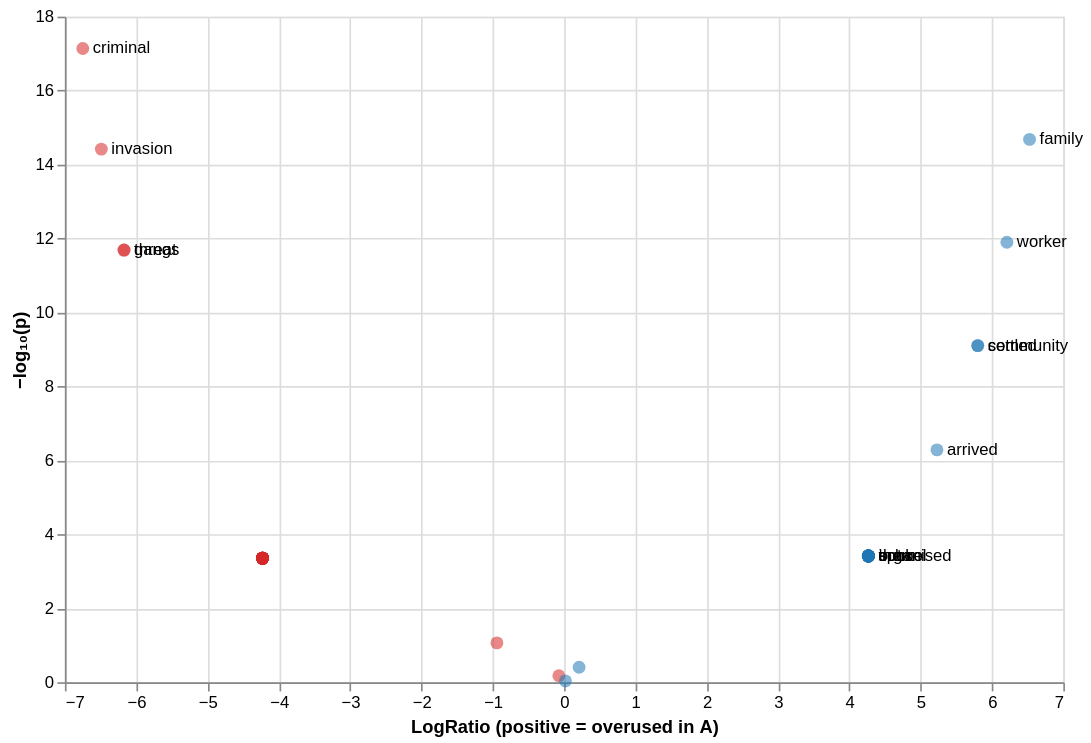

The code cell stored with this chart in its notebook:
### Markdown cell above
### 4a. Volcano plot

x-axis is the LogRatio effect size, y-axis is significance. Top terms get labelled.

### Code cell
keyness.plot()

### Figure 1 — Vega-Lite specification as saved in the notebook (floating-point values rounded to 4 significant figures)
{"config": {"view": {"continuousWidth": 300, "continuousHeight": 300}}, "layer": [{"data": {"name": "data-d6b61de0b624ad4b4f0385f46df46f3d"}, "mark": {"type": "circle", "opacity": 0.55, "size": 60}, "encoding": {"color": {"condition": {"test": "(datum['log_ratio'] >= 0)", "value": "#1f77b4"}, "value": "#d62728"}, "tooltip": [{"field": "term", "type": "nominal"}, {"field": "count_a", "type": "quantitative"}, {"field": "count_b", "type": "quantitative"}, {"field": "expected_a", "type": "quantitative"}, {"field": "expected_b", "type": "quantitative"}, {"field": "g2", "type": "quantitative"}, {"field": "p_value", "type": "quantitative"}, {"field": "log_ratio", "type": "quantitative"}, {"field": "percent_diff", "type": "quantitative"}, {"field": "bayes_factor", "type": "quantitative"}, {"field": "dispersion_a", "type": "quantitative"}, {"field": "dispersion_b", "type": "quantitative"}, {"field": "dispersion_flag", "type": "nominal"}, {"field": "p_adjusted", "type": "quantitative"}], "x": {"field": "log_ratio", "title": "LogRatio (positive = overused in A)", "type": "quantitative"}, "y": {"field": "neg_log_p", "title": "−log₁₀(p)", "type": "quantitative"}}}, {"data": {"name": "data-3e619ea4549b9ac094af95243ee07cef"}, "mark": {"type": "text", "align": "left", "dx": 6, "fontSize": 10}, "encoding": {"text": {"field": "term", "type": "nominal"}, "x": {"field": "log_ratio", "type": "quantitative"}, "y": {"field": "neg_log_p", "type": "quantitative"}}}], "height": 400, "width": 600, "$schema": "https://vega.github.io/schema/vega-lite/v6.4.1.json", "datasets": {"data-d6b61de0b624ad4b4f0385f46df46f3d": [{"term": "criminal", "count_a": 0, "count_b": 54, "expected_a": 26.82, "expected_b": 27.18, "g2": -74.15, "p_value": 7.251e-18, "log_ratio": -6.749, "percent_diff": -100.0, "bayes_factor": 342100000000000.0, "dispersion_a": 0.0, "dispersion_b": 0.9311, "dispersion_flag": true, "p_adjusted": 3.843e-16, "neg_log_p": 17.14}, {"term": "family", "count_a": 45, "count_b": 0, "expected_a": 22.35, "expected_b": 22.65, "g2": 62.98, "p_value": 2.087e-15, "log_ratio": 6.527, "percent_diff": null, "bayes_factor": 1287000000000.0, "dispersion_a": 0.9072, "dispersion_b": 0.0, "dispersion_flag": true, "p_adjusted": 5.53e-14, "neg_log_p": 14.68}, {"term": "invasion", "count_a": 0, "count_b": 45, "expected_a": 22.35, "expected_b": 22.65, "g2": -61.79, "p_value": 3.823e-15, "log_ratio": -6.489, "percent_diff": -100.0, "bayes_factor": 709200000000.0, "dispersion_a": 0.0, "dispersion_b": 0.9078, "dispersion_flag": true, "p_adjusted": 6.753e-14, "neg_log_p": 14.42}, {"term": "worker", "count_a": 36, "count_b": 0, "expected_a": 17.88, "expected_b": 18.12, "g2": 50.39, "p_value": 1.264e-12, "log_ratio": 6.209, "percent_diff": null, "bayes_factor": 2368000000.0, "dispersion_a": 0.8811, "dispersion_b": 0.0, "dispersion_flag": true, "p_adjusted": 1.674e-11, "neg_log_p": 11.9}, {"term": "threat", "count_a": 0, "count_b": 36, "expected_a": 17.88, "expected_b": 18.12, "g2": -49.43, "p_value": 2.054e-12, "log_ratio": -6.171, "percent_diff": -100.0, "bayes_factor": 1470000000.0, "dispersion_a": 0.0, "dispersion_b": 0.8811, "dispersion_flag": true, "p_adjusted": 1.815e-11, "neg_log_p": 11.69}, {"term": "gangs", "count_a": 0, "count_b": 36, "expected_a": 17.88, "expected_b": 18.12, "g2": -49.43, "p_value": 2.054e-12, "log_ratio": -6.171, "percent_diff": -100.0, "bayes_factor": 1470000000.0, "dispersion_a": 0.0, "dispersion_b": 0.8811, "dispersion_flag": true, "p_adjusted": 1.815e-11, "neg_log_p": 11.69}, {"term": "community", "count_a": 27, "count_b": 0, "expected_a": 13.41, "expected_b": 13.59, "g2": 37.79, "p_value": 7.883e-10, "log_ratio": 5.8, "percent_diff": null, "bayes_factor": 4356000.0, "dispersion_a": 0.8465, "dispersion_b": 0.0, "dispersion_flag": true, "p_adjusted": 5.223e-09, "neg_log_p": 9.103}, {"term": "settled", "count_a": 27, "count_b": 0, "expected_a": 13.41, "expected_b": 13.59, "g2": 37.79, "p_value": 7.883e-10, "log_ratio": 5.8, "percent_diff": null, "bayes_factor": 4356000.0, "dispersion_a": 0.8465, "dispersion_b": 0.0, "dispersion_flag": true, "p_adjusted": 5.223e-09, "neg_log_p": 9.103}, {"term": "arrived", "count_a": 18, "count_b": 0, "expected_a": 8.94, "expected_b": 9.06, "g2": 25.19, "p_value": 5.188e-07, "log_ratio": 5.229, "percent_diff": null, "bayes_factor": 8014.0, "dispersion_a": 0.7928, "dispersion_b": 0.0, "dispersion_flag": true, "p_adjusted": 3.055e-06, "neg_log_p": 6.285}, {"term": "out", "count_a": 9, "count_b": 0, "expected_a": 4.47, "expected_b": 4.53, "g2": 12.6, "p_value": 0.0003865, "log_ratio": 4.267, "percent_diff": null, "bayes_factor": 14.74, "dispersion_a": 0.686, "dispersion_b": 0.0, "dispersion_flag": true, "p_adjusted": 0.000475, "neg_log_p": 3.413}, {"term": "organised", "count_a": 9, "count_b": 0, "expected_a": 4.47, "expected_b": 4.53, "g2": 12.6, "p_value": 0.0003865, "log_ratio": 4.267, "percent_diff": null, "bayes_factor": 14.74, "dispersion_a": 0.686, "dispersion_b": 0.0, "dispersion_flag": true, "p_adjusted": 0.000475, "neg_log_p": 3.413}, {"term": "them", "count_a": 9, "count_b": 0, "expected_a": 4.47, "expected_b": 4.53, "g2": 12.6, "p_value": 0.0003865, "log_ratio": 4.267, "percent_diff": null, "bayes_factor": 14.74, "dispersion_a": 0.686, "dispersion_b": 0.0, "dispersion_flag": true, "p_adjusted": 0.000475, "neg_log_p": 3.413}, {"term": "spoke", "count_a": 9, "count_b": 0, "expected_a": 4.47, "expected_b": 4.53, "g2": 12.6, "p_value": 0.0003865, "log_ratio": 4.267, "percent_diff": null, "bayes_factor": 14.74, "dispersion_a": 0.686, "dispersion_b": 0.0, "dispersion_flag": true, "p_adjusted": 0.000475, "neg_log_p": 3.413}, {"term": "school", "count_a": 9, "count_b": 0, "expected_a": 4.47, "expected_b": 4.53, "g2": 12.6, "p_value": 0.0003865, "log_ratio": 4.267, "percent_diff": null, "bayes_factor": 14.74, "dispersion_a": 0.686, "dispersion_b": 0.0, "dispersion_flag": true, "p_adjusted": 0.000475, "neg_log_p": 3.413}, {"term": "in", "count_a": 9, "count_b": 0, "expected_a": 4.47, "expected_b": 4.53, "g2": 12.6, "p_value": 0.0003865, "log_ratio": 4.267, "percent_diff": null, "bayes_factor": 14.74, "dispersion_a": 0.686, "dispersion_b": 0.0, "dispersion_flag": true, "p_adjusted": 0.000475, "neg_log_p": 3.413}, {"term": "here", "count_a": 9, "count_b": 0, "expected_a": 4.47, "expected_b": 4.53, "g2": 12.6, "p_value": 0.0003865, "log_ratio": 4.267, "percent_diff": null, "bayes_factor": 14.74, "dispersion_a": 0.686, "dispersion_b": 0.0, "dispersion_flag": true, "p_adjusted": 0.000475, "neg_log_p": 3.413}, {"term": "refuge", "count_a": 9, "count_b": 0, "expected_a": 4.47, "expected_b": 4.53, "g2": 12.6, "p_value": 0.0003865, "log_ratio": 4.267, "percent_diff": null, "bayes_factor": 14.74, "dispersion_a": 0.686, "dispersion_b": 0.0, "dispersion_flag": true, "p_adjusted": 0.000475, "neg_log_p": 3.413}, {"term": "seeking", "count_a": 9, "count_b": 0, "expected_a": 4.47, "expected_b": 4.53, "g2": 12.6, "p_value": 0.0003865, "log_ratio": 4.267, "percent_diff": null, "bayes_factor": 14.74, "dispersion_a": 0.686, "dispersion_b": 0.0, "dispersion_flag": true, "p_adjusted": 0.000475, "neg_log_p": 3.413}, {"term": "advanced", "count_a": 9, "count_b": 0, "expected_a": 4.47, "expected_b": 4.53, "g2": 12.6, "p_value": 0.0003865, "log_ratio": 4.267, "percent_diff": null, "bayes_factor": 14.74, "dispersion_a": 0.686, "dispersion_b": 0.0, "dispersion_flag": true, "p_adjusted": 0.000475, "neg_log_p": 3.413}, {"term": "flourished", "count_a": 9, "count_b": 0, "expected_a": 4.47, "expected_b": 4.53, "g2": 12.6, "p_value": 0.0003865, "log_ratio": 4.267, "percent_diff": null, "bayes_factor": 14.74, "dispersion_a": 0.686, "dispersion_b": 0.0, "dispersion_flag": true, "p_adjusted": 0.000475, "neg_log_p": 3.413}, {"term": "rights", "count_a": 9, "count_b": 0, "expected_a": 4.47, "expected_b": 4.53, "g2": 12.6, "p_value": 0.0003865, "log_ratio": 4.267, "percent_diff": null, "bayes_factor": 14.74, "dispersion_a": 0.686, "dispersion_b": 0.0, "dispersion_flag": true, "p_adjusted": 0.000475, "neg_log_p": 3.413}, {"term": "dignity", "count_a": 9, "count_b": 0, "expected_a": 4.47, "expected_b": 4.53, "g2": 12.6, "p_value": 0.0003865, "log_ratio": 4.267, "percent_diff": null, "bayes_factor": 14.74, "dispersion_a": 0.686, "dispersion_b": 0.0, "dispersion_flag": true, "p_adjusted": 0.000475, "neg_log_p": 3.413}, {"term": "thrived", "count_a": 9, "count_b": 0, "expected_a": 4.47, "expected_b": 4.53, "g2": 12.6, "p_value": 0.0003865, "log_ratio": 4.267, "percent_diff": null, "bayes_factor": 14.74, "dispersion_a": 0.686, "dispersion_b": 0.0, "dispersion_flag": true, "p_adjusted": 0.000475, "neg_log_p": 3.413}, {"term": "together", "count_a": 9, "count_b": 0, "expected_a": 4.47, "expected_b": 4.53, "g2": 12.6, "p_value": 0.0003865, "log_ratio": 4.267, "percent_diff": null, "bayes_factor": 14.74, "dispersion_a": 0.686, "dispersion_b": 0.0, "dispersion_flag": true, "p_adjusted": 0.000475, "neg_log_p": 3.413}, {"term": "welcomed", "count_a": 9, "count_b": 0, "expected_a": 4.47, "expected_b": 4.53, "g2": 12.6, "p_value": 0.0003865, "log_ratio": 4.267, "percent_diff": null, "bayes_factor": 14.74, "dispersion_a": 0.686, "dispersion_b": 0.0, "dispersion_flag": true, "p_adjusted": 0.000475, "neg_log_p": 3.413}, {"term": "contributed", "count_a": 9, "count_b": 0, "expected_a": 4.47, "expected_b": 4.53, "g2": 12.6, "p_value": 0.0003865, "log_ratio": 4.267, "percent_diff": null, "bayes_factor": 14.74, "dispersion_a": 0.686, "dispersion_b": 0.0, "dispersion_flag": true, "p_adjusted": 0.000475, "neg_log_p": 3.413}, {"term": "children", "count_a": 9, "count_b": 0, "expected_a": 4.47, "expected_b": 4.53, "g2": 12.6, "p_value": 0.0003865, "log_ratio": 4.267, "percent_diff": null, "bayes_factor": 14.74, "dispersion_a": 0.686, "dispersion_b": 0.0, "dispersion_flag": true, "p_adjusted": 0.000475, "neg_log_p": 3.413}, {"term": "attended", "count_a": 9, "count_b": 0, "expected_a": 4.47, "expected_b": 4.53, "g2": 12.6, "p_value": 0.0003865, "log_ratio": 4.267, "percent_diff": null, "bayes_factor": 14.74, "dispersion_a": 0.686, "dispersion_b": 0.0, "dispersion_flag": true, "p_adjusted": 0.000475, "neg_log_p": 3.413}, {"term": "workers", "count_a": 9, "count_b": 0, "expected_a": 4.47, "expected_b": 4.53, "g2": 12.6, "p_value": 0.0003865, "log_ratio": 4.267, "percent_diff": null, "bayes_factor": 14.74, "dispersion_a": 0.686, "dispersion_b": 0.0, "dispersion_flag": true, "p_adjusted": 0.000475, "neg_log_p": 3.413}, {"term": "workplace", "count_a": 9, "count_b": 0, "expected_a": 4.47, "expected_b": 4.53, "g2": 12.6, "p_value": 0.0003865, "log_ratio": 4.267, "percent_diff": null, "bayes_factor": 14.74, "dispersion_a": 0.686, "dispersion_b": 0.0, "dispersion_flag": true, "p_adjusted": 0.000475, "neg_log_p": 3.413}, {"term": "stayed", "count_a": 0, "count_b": 9, "expected_a": 4.47, "expected_b": 4.53, "g2": -12.36, "p_value": 0.0004391, "log_ratio": -4.229, "percent_diff": -100.0, "bayes_factor": 13.09, "dispersion_a": 0.0, "dispersion_b": 0.686, "dispersion_flag": true, "p_adjusted": 0.000475, "neg_log_p": 3.357}, {"term": "threatened", "count_a": 0, "count_b": 9, "expected_a": 4.47, "expected_b": 4.53, "g2": -12.36, "p_value": 0.0004391, "log_ratio": -4.229, "percent_diff": -100.0, "bayes_factor": 13.09, "dispersion_a": 0.0, "dispersion_b": 0.686, "dispersion_flag": true, "p_adjusted": 0.000475, "neg_log_p": 3.357}, {"term": "spread", "count_a": 0, "count_b": 9, "expected_a": 4.47, "expected_b": 4.53, "g2": -12.36, "p_value": 0.0004391, "log_ratio": -4.229, "percent_diff": -100.0, "bayes_factor": 13.09, "dispersion_a": 0.0, "dispersion_b": 0.686, "dispersion_flag": true, "p_adjusted": 0.000475, "neg_log_p": 3.357}, {"term": "risk", "count_a": 0, "count_b": 9, "expected_a": 4.47, "expected_b": 4.53, "g2": -12.36, "p_value": 0.0004391, "log_ratio": -4.229, "percent_diff": -100.0, "bayes_factor": 13.09, "dispersion_a": 0.0, "dispersion_b": 0.686, "dispersion_flag": true, "p_adjusted": 0.000475, "neg_log_p": 3.357}, {"term": "worse", "count_a": 0, "count_b": 9, "expected_a": 4.47, "expected_b": 4.53, "g2": -12.36, "p_value": 0.0004391, "log_ratio": -4.229, "percent_diff": -100.0, "bayes_factor": 13.09, "dispersion_a": 0.0, "dispersion_b": 0.686, "dispersion_flag": true, "p_adjusted": 0.000475, "neg_log_p": 3.357}, {"term": "residents", "count_a": 0, "count_b": 9, "expected_a": 4.47, "expected_b": 4.53, "g2": -12.36, "p_value": 0.0004391, "log_ratio": -4.229, "percent_diff": -100.0, "bayes_factor": 13.09, "dispersion_a": 0.0, "dispersion_b": 0.686, "dispersion_flag": true, "p_adjusted": 0.000475, "neg_log_p": 3.357}, {"term": "persisted", "count_a": 0, "count_b": 9, "expected_a": 4.47, "expected_b": 4.53, "g2": -12.36, "p_value": 0.0004391, "log_ratio": -4.229, "percent_diff": -100.0, "bayes_factor": 13.09, "dispersion_a": 0.0, "dispersion_b": 0.686, "dispersion_flag": true, "p_adjusted": 0.000475, "neg_log_p": 3.357}, {"term": "alarmed", "count_a": 0, "count_b": 9, "expected_a": 4.47, "expected_b": 4.53, "g2": -12.36, "p_value": 0.0004391, "log_ratio": -4.229, "percent_diff": -100.0, "bayes_factor": 13.09, "dispersion_a": 0.0, "dispersion_b": 0.686, "dispersion_flag": true, "p_adjusted": 0.000475, "neg_log_p": 3.357}, {"term": "border", "count_a": 0, "count_b": 9, "expected_a": 4.47, "expected_b": 4.53, "g2": -12.36, "p_value": 0.0004391, "log_ratio": -4.229, "percent_diff": -100.0, "bayes_factor": 13.09, "dispersion_a": 0.0, "dispersion_b": 0.686, "dispersion_flag": true, "p_adjusted": 0.000475, "neg_log_p": 3.357}, {"term": "coverage", "count_a": 0, "count_b": 9, "expected_a": 4.47, "expected_b": 4.53, "g2": -12.36, "p_value": 0.0004391, "log_ratio": -4.229, "percent_diff": -100.0, "bayes_factor": 13.09, "dispersion_a": 0.0, "dispersion_b": 0.686, "dispersion_flag": true, "p_adjusted": 0.000475, "neg_log_p": 3.357}, {"term": "crime", "count_a": 0, "count_b": 9, "expected_a": 4.47, "expected_b": 4.53, "g2": -12.36, "p_value": 0.0004391, "log_ratio": -4.229, "percent_diff": -100.0, "bayes_factor": 13.09, "dispersion_a": 0.0, "dispersion_b": 0.686, "dispersion_flag": true, "p_adjusted": 0.000475, "neg_log_p": 3.357}, {"term": "dangerous", "count_a": 0, "count_b": 9, "expected_a": 4.47, "expected_b": 4.53, "g2": -12.36, "p_value": 0.0004391, "log_ratio": -4.229, "percent_diff": -100.0, "bayes_factor": 13.09, "dispersion_a": 0.0, "dispersion_b": 0.686, "dispersion_flag": true, "p_adjusted": 0.000475, "neg_log_p": 3.357}, {"term": "dominated", "count_a": 0, "count_b": 9, "expected_a": 4.47, "expected_b": 4.53, "g2": -12.36, "p_value": 0.0004391, "log_ratio": -4.229, "percent_diff": -100.0, "bayes_factor": 13.09, "dispersion_a": 0.0, "dispersion_b": 0.686, "dispersion_flag": true, "p_adjusted": 0.000475, "neg_log_p": 3.357}, {"term": "element", "count_a": 0, "count_b": 9, "expected_a": 4.47, "expected_b": 4.53, "g2": -12.36, "p_value": 0.0004391, "log_ratio": -4.229, "percent_diff": -100.0, "bayes_factor": 13.09, "dispersion_a": 0.0, "dispersion_b": 0.686, "dispersion_flag": true, "p_adjusted": 0.000475, "neg_log_p": 3.357}, {"term": "further", "count_a": 0, "count_b": 9, "expected_a": 4.47, "expected_b": 4.53, "g2": -12.36, "p_value": 0.0004391, "log_ratio": -4.229, "percent_diff": -100.0, "bayes_factor": 13.09, "dispersion_a": 0.0, "dispersion_b": 0.686, "dispersion_flag": true, "p_adjusted": 0.000475, "neg_log_p": 3.357}, {"term": "increased", "count_a": 0, "count_b": 9, "expected_a": 4.47, "expected_b": 4.53, "g2": -12.36, "p_value": 0.0004391, "log_ratio": -4.229, "percent_diff": -100.0, "bayes_factor": 13.09, "dispersion_a": 0.0, "dispersion_b": 0.686, "dispersion_flag": true, "p_adjusted": 0.000475, "neg_log_p": 3.357}, {"term": "again", "count_a": 0, "count_b": 9, "expected_a": 4.47, "expected_b": 4.53, "g2": -12.36, "p_value": 0.0004391, "log_ratio": -4.229, "percent_diff": -100.0, "bayes_factor": 13.09, "dispersion_a": 0.0, "dispersion_b": 0.686, "dispersion_flag": true, "p_adjusted": 0.000475, "neg_log_p": 3.357}, {"term": "narrative", "count_a": 0, "count_b": 9, "expected_a": 4.47, "expected_b": 4.53, "g2": -12.36, "p_value": 0.0004391, "log_ratio": -4.229, "percent_diff": -100.0, "bayes_factor": 13.09, "dispersion_a": 0.0, "dispersion_b": 0.686, "dispersion_flag": true, "p_adjusted": 0.000475, "neg_log_p": 3.357}, {"term": "of", "count_a": 0, "count_b": 9, "expected_a": 4.47, "expected_b": 4.53, "g2": -12.36, "p_value": 0.0004391, "log_ratio": -4.229, "percent_diff": -100.0, "bayes_factor": 13.09, "dispersion_a": 0.0, "dispersion_b": 0.686, "dispersion_flag": true, "p_adjusted": 0.000475, "neg_log_p": 3.357}, {"term": "grew", "count_a": 9, "count_b": 18, "expected_a": 13.41, "expected_b": 13.59, "g2": -2.94, "p_value": 0.0864, "log_ratio": -0.9424, "percent_diff": -49.33, "bayes_factor": 0.118, "dispersion_a": 0.686, "dispersion_b": 0.7944, "dispersion_flag": false, "p_adjusted": 0.09159, "neg_log_p": 1.063}, {"term": "and", "count_a": 72, "count_b": 63, "expected_a": 67.05, "expected_b": 67.95, "g2": 0.7256, "p_value": 0.3943, "log_ratio": 0.2103, "percent_diff": 15.81, "bayes_factor": 0.03899, "dispersion_a": 0.9907, "dispersion_b": 0.9547, "dispersion_flag": false, "p_adjusted": 0.4098, "neg_log_p": 0.4041}, {"term": "migrant", "count_a": 135, "count_b": 144, "expected_a": 138.6, "expected_b": 140.4, "g2": -0.1834, "p_value": 0.6685, "log_ratio": -0.07367, "percent_diff": -5.0, "bayes_factor": 0.02973, "dispersion_a": 0.9822, "dispersion_b": 0.9938, "dispersion_flag": false, "p_adjusted": 0.6813, "neg_log_p": 0.1749}, {"term": "the", "count_a": 117, "count_b": 117, "expected_a": 116.2, "expected_b": 117.8, "g2": 0.01026, "p_value": 0.9193, "log_ratio": 0.01911, "percent_diff": 1.333, "bayes_factor": 0.02727, "dispersion_a": 0.9697, "dispersion_b": 0.968, "dispersion_flag": false, "p_adjusted": 0.9193, "neg_log_p": 0.03654}], "data-3e619ea4549b9ac094af95243ee07cef": [{"term": "criminal", "count_a": 0, "count_b": 54, "expected_a": 26.82, "expected_b": 27.18, "g2": -74.15, "p_value": 7.251e-18, "log_ratio": -6.749, "percent_diff": -100.0, "bayes_factor": 342100000000000.0, "dispersion_a": 0.0, "dispersion_b": 0.9311, "dispersion_flag": true, "p_adjusted": 3.843e-16, "neg_log_p": 17.14, "_abs": 6.749}, {"term": "family", "count_a": 45, "count_b": 0, "expected_a": 22.35, "expected_b": 22.65, "g2": 62.98, "p_value": 2.087e-15, "log_ratio": 6.527, "percent_diff": null, "bayes_factor": 1287000000000.0, "dispersion_a": 0.9072, "dispersion_b": 0.0, "dispersion_flag": true, "p_adjusted": 5.53e-14, "neg_log_p": 14.68, "_abs": 6.527}, {"term": "invasion", "count_a": 0, "count_b": 45, "expected_a": 22.35, "expected_b": 22.65, "g2": -61.79, "p_value": 3.823e-15, "log_ratio": -6.489, "percent_diff": -100.0, "bayes_factor": 709200000000.0, "dispersion_a": 0.0, "dispersion_b": 0.9078, "dispersion_flag": true, "p_adjusted": 6.753e-14, "neg_log_p": 14.42, "_abs": 6.489}, {"term": "worker", "count_a": 36, "count_b": 0, "expected_a": 17.88, "expected_b": 18.12, "g2": 50.39, "p_value": 1.264e-12, "log_ratio": 6.209, "percent_diff": null, "bayes_factor": 2368000000.0, "dispersion_a": 0.8811, "dispersion_b": 0.0, "dispersion_flag": true, "p_adjusted": 1.674e-11, "neg_log_p": 11.9, "_abs": 6.209}, {"term": "threat", "count_a": 0, "count_b": 36, "expected_a": 17.88, "expected_b": 18.12, "g2": -49.43, "p_value": 2.054e-12, "log_ratio": -6.171, "percent_diff": -100.0, "bayes_factor": 1470000000.0, "dispersion_a": 0.0, "dispersion_b": 0.8811, "dispersion_flag": true, "p_adjusted": 1.815e-11, "neg_log_p": 11.69, "_abs": 6.171}, {"term": "gangs", "count_a": 0, "count_b": 36, "expected_a": 17.88, "expected_b": 18.12, "g2": -49.43, "p_value": 2.054e-12, "log_ratio": -6.171, "percent_diff": -100.0, "bayes_factor": 1470000000.0, "dispersion_a": 0.0, "dispersion_b": 0.8811, "dispersion_flag": true, "p_adjusted": 1.815e-11, "neg_log_p": 11.69, "_abs": 6.171}, {"term": "community", "count_a": 27, "count_b": 0, "expected_a": 13.41, "expected_b": 13.59, "g2": 37.79, "p_value": 7.883e-10, "log_ratio": 5.8, "percent_diff": null, "bayes_factor": 4356000.0, "dispersion_a": 0.8465, "dispersion_b": 0.0, "dispersion_flag": true, "p_adjusted": 5.223e-09, "neg_log_p": 9.103, "_abs": 5.8}, {"term": "settled", "count_a": 27, "count_b": 0, "expected_a": 13.41, "expected_b": 13.59, "g2": 37.79, "p_value": 7.883e-10, "log_ratio": 5.8, "percent_diff": null, "bayes_factor": 4356000.0, "dispersion_a": 0.8465, "dispersion_b": 0.0, "dispersion_flag": true, "p_adjusted": 5.223e-09, "neg_log_p": 9.103, "_abs": 5.8}, {"term": "arrived", "count_a": 18, "count_b": 0, "expected_a": 8.94, "expected_b": 9.06, "g2": 25.19, "p_value": 5.188e-07, "log_ratio": 5.229, "percent_diff": null, "bayes_factor": 8014.0, "dispersion_a": 0.7928, "dispersion_b": 0.0, "dispersion_flag": true, "p_adjusted": 3.055e-06, "neg_log_p": 6.285, "_abs": 5.229}, {"term": "out", "count_a": 9, "count_b": 0, "expected_a": 4.47, "expected_b": 4.53, "g2": 12.6, "p_value": 0.0003865, "log_ratio": 4.267, "percent_diff": null, "bayes_factor": 14.74, "dispersion_a": 0.686, "dispersion_b": 0.0, "dispersion_flag": true, "p_adjusted": 0.000475, "neg_log_p": 3.413, "_abs": 4.267}, {"term": "organised", "count_a": 9, "count_b": 0, "expected_a": 4.47, "expected_b": 4.53, "g2": 12.6, "p_value": 0.0003865, "log_ratio": 4.267, "percent_diff": null, "bayes_factor": 14.74, "dispersion_a": 0.686, "dispersion_b": 0.0, "dispersion_flag": true, "p_adjusted": 0.000475, "neg_log_p": 3.413, "_abs": 4.267}, {"term": "them", "count_a": 9, "count_b": 0, "expected_a": 4.47, "expected_b": 4.53, "g2": 12.6, "p_value": 0.0003865, "log_ratio": 4.267, "percent_diff": null, "bayes_factor": 14.74, "dispersion_a": 0.686, "dispersion_b": 0.0, "dispersion_flag": true, "p_adjusted": 0.000475, "neg_log_p": 3.413, "_abs": 4.267}, {"term": "spoke", "count_a": 9, "count_b": 0, "expected_a": 4.47, "expected_b": 4.53, "g2": 12.6, "p_value": 0.0003865, "log_ratio": 4.267, "percent_diff": null, "bayes_factor": 14.74, "dispersion_a": 0.686, "dispersion_b": 0.0, "dispersion_flag": true, "p_adjusted": 0.000475, "neg_log_p": 3.413, "_abs": 4.267}, {"term": "school", "count_a": 9, "count_b": 0, "expected_a": 4.47, "expected_b": 4.53, "g2": 12.6, "p_value": 0.0003865, "log_ratio": 4.267, "percent_diff": null, "bayes_factor": 14.74, "dispersion_a": 0.686, "dispersion_b": 0.0, "dispersion_flag": true, "p_adjusted": 0.000475, "neg_log_p": 3.413, "_abs": 4.267}, {"term": "in", "count_a": 9, "count_b": 0, "expected_a": 4.47, "expected_b": 4.53, "g2": 12.6, "p_value": 0.0003865, "log_ratio": 4.267, "percent_diff": null, "bayes_factor": 14.74, "dispersion_a": 0.686, "dispersion_b": 0.0, "dispersion_flag": true, "p_adjusted": 0.000475, "neg_log_p": 3.413, "_abs": 4.267}]}}
